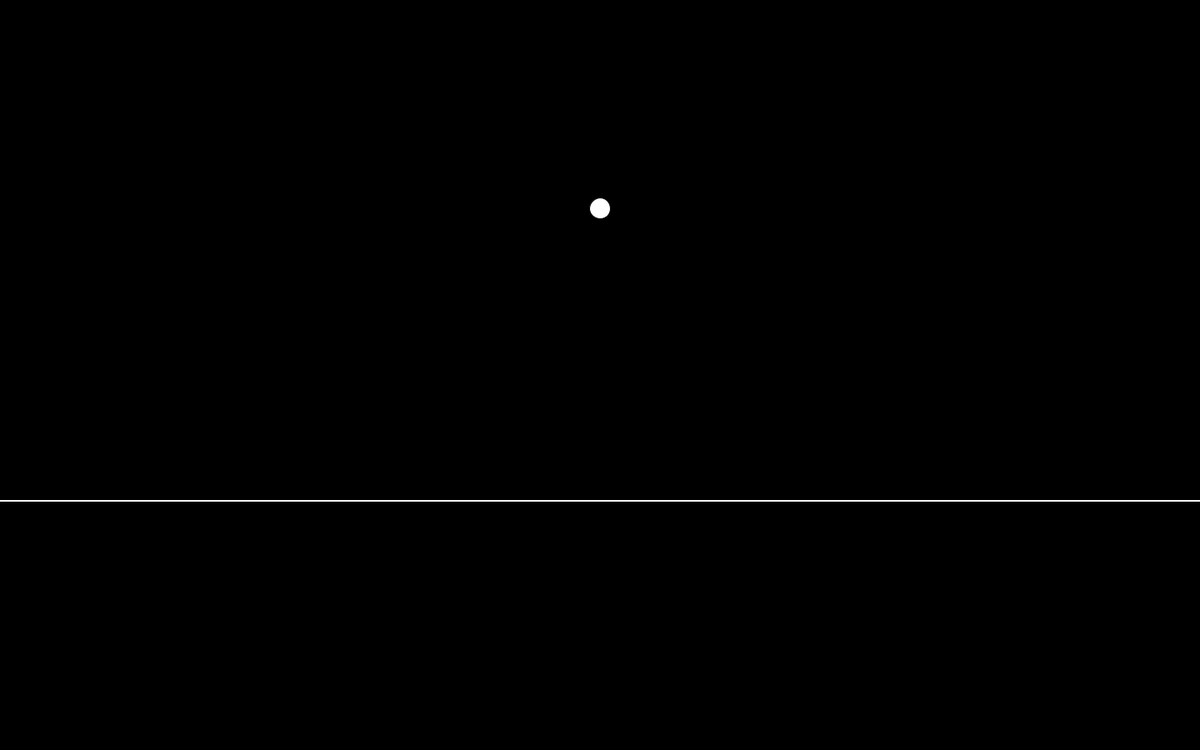
Frame 1 (no input)
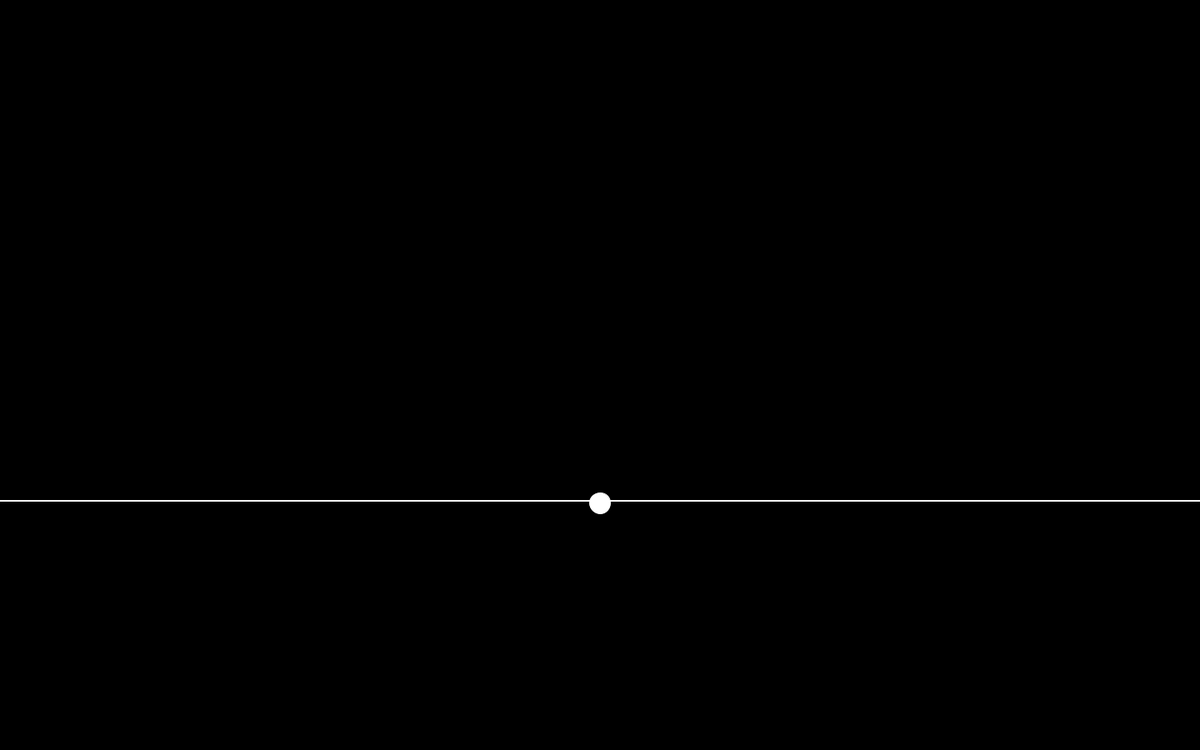
Frame 60 (the mouse pressed at the canvas centre just before this capture)
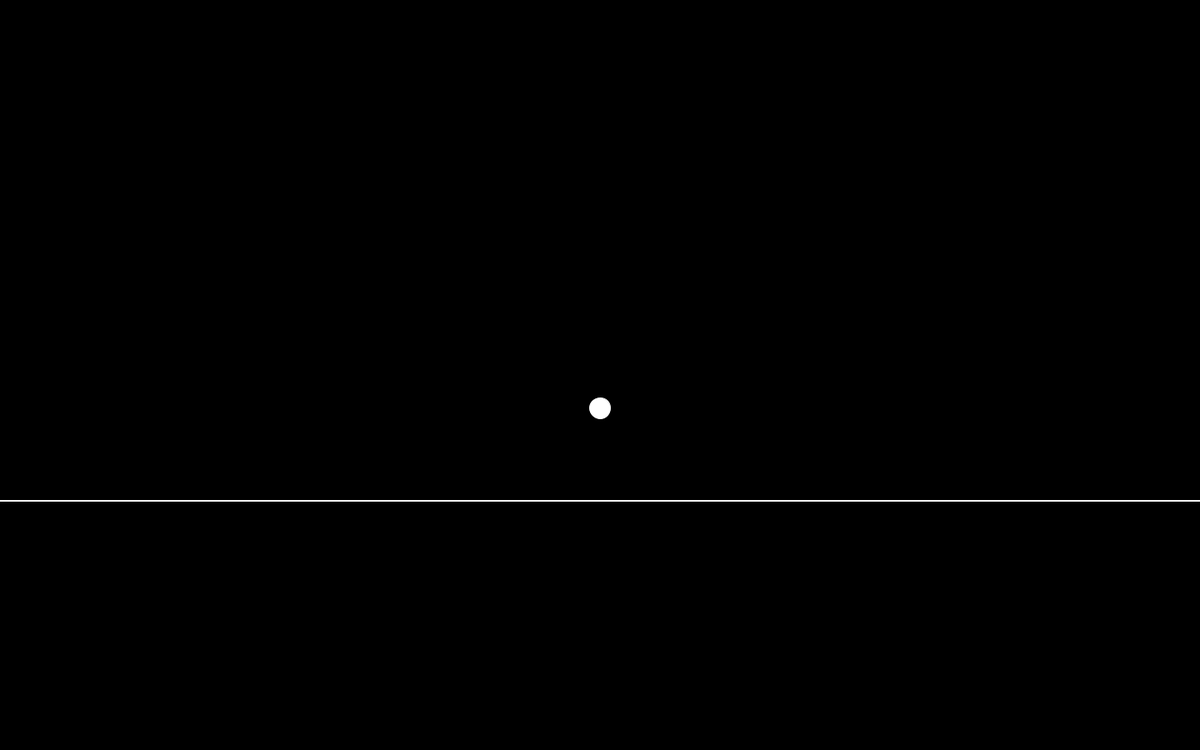
Frame 120 (the mouse held since frame 60 and released just before this capture)

The Processing sketch that drew these frames (run headless with seeded random() and noise(); from frame 60 on, the mouse is pressed at the canvas centre):

// Processing sketch: sketch_160212a
// ── sketch_160212a.pde
float x;
float y;
float radius;
float velocity;
float speed;
float gravity;

boolean upPressed = false;
boolean downPressed = false;
boolean leftPressed = false;
boolean rightPressed = false;
 
void setup(){
  size(1440, 900);
  x = 720;
  y = 250;
  radius = 25;
  velocity = 5;
  speed = 0;
  gravity = 0.2;
}

void draw() {
  update();
  render();
} 

void keyPressed(KeyEvent e) {
  if (key == CODED) {
    if (keyCode == UP) {
      upPressed = true;
    }
    else if (keyCode == DOWN) {
      downPressed = true;
    }
    else if (keyCode == LEFT) {
      leftPressed = true;
    }
    else if (keyCode == RIGHT) {
      rightPressed = true;
    }
  }
}

void keyReleased(KeyEvent e) {
  if (key == CODED) {
    if (keyCode == UP) {
      upPressed = false;
    }
    else if (keyCode == DOWN) {
      downPressed = false;
    }
    else if (keyCode == LEFT) {
      leftPressed = false;
    }
    else if (keyCode == RIGHT) {
      rightPressed = false;
    }
  }
}

void update() {
  //Controls
  //if (upPressed) {
  //y -= speed;
  //}
  //if (downPressed) {
  //y += velocity;
  //}
  if (leftPressed && x > 0) {
   x -= velocity;
  }
  if (rightPressed && x < width) {
   x += velocity;
  }
  
  //Physics
  y = y + speed;
  speed = speed + gravity;
   
  // Condition to make the ball stop
  if ( speed < 0.65 && y > 700-99.5) {
    println("bottom");
    speed = 0;
    gravity = 0;
  }
  else if (y > 700-99.5) {
    println(speed);
    speed = speed * -0.65;
    println("Change Direction");
  }
}

void render() {
  //display ball
  background(0);
  ellipse(x, y, radius, radius);
  //display line
  line(0, 600, width, 600);
  stroke(255);
  rect(0, 600, width, 1);
}
